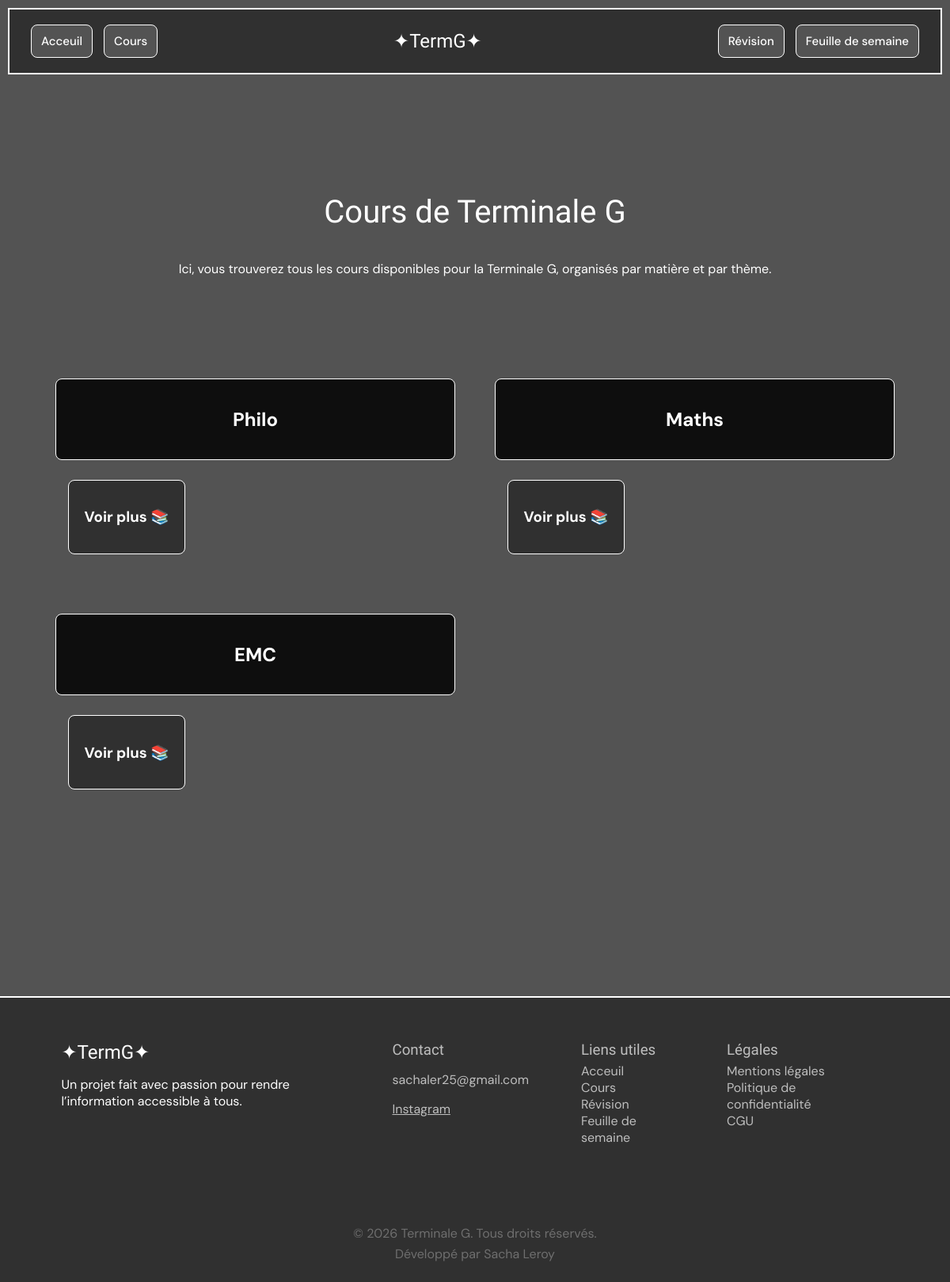
The app's page /cours/ with its own data.
### tables this page shows
CREATE TABLE matiere (
    id_matiere INTEGER PRIMARY KEY AUTOINCREMENT,
    nom TEXT NOT NULL UNIQUE
);

### server.py (the view)
@app.route("/cours/", methods=["GET"])
def cours():
    cours = {}
    matieres = get_matieres()
    for matiere in matieres:
        cours[matiere["id_matiere"]] = get_cours_by_matiere(matiere["id_matiere"])
    return render_template("cours/index.html" , matieres=matieres, cours=cours)

### db/cours_service.py (called while the page is built)
def get_cours_by_matiere(id_matiere):
    db = get_db()
    cours = db.execute(
        "SELECT * FROM cours WHERE id_matiere = ? ORDER BY date DESC",
        (id_matiere,)
    ).fetchall()
    db.close()
    return cours

### db/db.py (called while the page is built)
def get_db() -> sqlite3.Connection:
    conn = sqlite3.connect(DB_PATH)
    conn.row_factory = sqlite3.Row
    return conn

### db/matiere_service.py (called while the page is built)
def get_matieres():
    db = get_db()
    matieres = db.execute("SELECT * FROM matiere").fetchall()
    db.close()
    if matieres is None:
        return []
    return matieres

### templates/cours/index.html (shortened to what this page needs)
<!DOCTYPE html>
<html lang="en">
<head>
    <link rel="stylesheet" href="/static/style.css">
</head>
<body>
    <header class="header">
        <nav class="header_links">
            <a href="/" class="header__link">Acceuil</a>
            <a href="/cours/" class="header__link">Cours</a>
        </nav>
        <h1 class="header_title">✦TermG✦</h1>
        <nav class="header_links">
            <a href="/revision/" class="header__link">Révision</a>
            <a href="/static/feuille_de_semaine.pdf" target="_blank" class="header__link">Feuille de semaine</a>
        </nav>
    </header>
    <main>
        <h1  class="home_title">
            Cours de Terminale G
        </h1>
        <p class="home_desc">
            Ici, vous trouverez tous les cours disponibles pour la Terminale G, organisés par matière et par thème.
        </p>
        <section class="cours_list">
            <ul class="cours-matieres_list">
                {% for matiere in matieres %}
                <li class="cours-matiere" id="{{ matiere['id_matiere'] }}">
                    <a class="matiere-link" href="{{ url_for('matiere', id_matiere=matiere['id_matiere']) }}">
                        <h2 class="matiere-name">{{ matiere['nom'] }}</h2>
                    </a>
                    <ul class="matiere-cours">
                    <li class="cours-item">
                        <a href="{{ url_for('matiere', id_matiere=matiere['id_matiere']) }}" class="cours-link">
                            <h3 class="cours-content">Voir plus 📚</h3>
                        </a>
                    </li>
                    </ul>
                </li>
                {% endfor %}
            </ul>
        </section>
    </main>
    <footer class="footer">
        <div class="footer-container">
            <div class="footer-top">
                <h2 class="footer-title">✦TermG✦</h2>
                <p class="footer-desc">Un projet fait avec passion pour rendre l’information accessible à tous.</p>
            </div>
            <div class="footer-content">
                <div class="section-contact section-footer">
                    <h3 class="--contact-titre footer-title">Contact</h3>
                    <p class="--contact-mail">sachaler25@gmail.com</p>
                    <a class="--contact-insta" href="https://www.instagram.com/sachalry_/" target="_blank">Instagram</a>
                </div>
                <div class="section-liens section-footer">
                    <h3 class="--liens-titre footer-title">Liens utiles</h3>
                    <ul class="--liens-liste">
                        <li><a href="/" class="--liens-lien">Acceuil</a></li>
                        <li><a href="/cours/" class="--liens-lien">Cours</a></li>
                        <li><a href="/revision/" class="--liens-lien">Révision</a></li>
                        <li><a href="/static/feuille_de_semaine.pdf" target="_blank" class="--liens-lien">Feuille de semaine</a></li>
                    </ul>
                </div>
                <div class="section-legales section-footer">
                    <h3 class="--legales-titre footer-title">Légales</h3>
                    <ul class="--legales-liste">
                        <li><a href="/static/mentions_legales.html" class="--legales-lien">Mentions légales</a></li>
                        <li><a href="/static/politique_de_confidentialite.html" class="--legales-lien">Politique de confidentialité</a></li>
                        <li><a href="/static/cgu.html" class="--legales-lien">CGU</a></li>
                    </ul>
                </div>
            </div>
        </div>
        <div class="footer-bottom">
            <p class="footer-copy">© 2026 Terminale G. Tous droits réservés.</p>
            <p class="footer-author">Développé par Sacha Leroy</p>
        </div>
    </footer>
</body>
</html>

### static/style.css (style rules this page uses)
:root { --bg-color: #535353; --second-color : #0e0e0e; --inverse-color: #bebebe; --color : #303030; --color-black: #ffffff; --hover-diff: 2px; --basic-shadow : 0 2px 8px hsl(from var(--inverse-color) h s l / 0.5); --inverse-shadow : 0 calc(2px + var(--hover-diff)) 8px hsl(from var(--inverse-color) h s l / 0.5); --br-normal: 8px; --br-large: 20px; }
* { color: var(--color-black); }
body { margin: 0; font-family: 'DM Sans', sans-serif; background-color: var(--bg-color); display: flex; flex-direction: column; min-height: 100vh; font-size: 1rem; }
main { display: flex; flex-direction: column; align-items: center; color: var(--inverse-color); text-align: center; }
.header_title { font-family: 'Limelight', cursive; color: var(--color-black); font-weight: 200; margin: 0; transition: font-size 0.3s ease 0.2s; }
.header_links { display: flex; }
body *:not(header) { transition: opacity 0.3s ease; }
h1 { font-size: 36px; font-family: "Limelight", cursive; font-weight: 100; }
.home_title { font-size: 2.5rem; margin-top: 20vh; }
.home_desc { font-size: 1rem; margin-top: 10px; margin-bottom: 30px; max-width: 800px; width: 80%; line-height: 1.5; }
.cours_list { display: flex; flex-direction: column; align-items: left; margin-top: 5vh; width: 90vw; }
ul.cours-matieres_list { list-style-type: none; padding: 0; width: 100%; display: grid; grid-template-columns: repeat(2, 1fr); gap: 30px; }
li.cours-matiere { margin-top: 30px; display: flex; flex-direction: column; align-items: center; }
ul.matiere-cours { list-style-type: none; padding: 0; width: 90%; margin-top: 10px; display: grid; grid-template-columns: repeat(3, 1fr); gap: 15px; }
.cours-item { margin: 5px 0; width: auto; }
footer { margin-top: 30vh; padding: 20px; text-align: center; background-color: var(--color); color: var(--color-black); border-top: 2px solid var(--color-black); }
.footer-title { font-family: "Limelight", cursive; font-weight: normal; margin: 5px 0; }
.footer-container { display: flex; flex-direction: row; justify-content: space-around; text-align: left; margin: 30px; }
.footer-top { width: 30%; }
.footer-content { width: 60%; display: flex; flex-direction: row; justify-content: space-around; }
.section-footer { margin: 0 5%; }
.--liens-liste, .--legales-liste { list-style: none; padding: 0; margin: 0; }
.--legales-lien, .--liens-lien { text-decoration: none; color: var(--color-black); display: inline-block; transform-origin: left; }
.section-footer h3, .section-footer p, .section-footer a { color: var(--inverse-color); transition: transform ease-out 0.1s, color 0.3s ease-out; }
.footer-bottom { margin-top: 100px; }
.footer-bottom p { color: hsl(from var(--color-black) h s l / 0.3); margin: 5px 0; }

### records on screen
matiere: nom "Philo"
matiere: nom "Maths"
matiere: nom "EMC"
